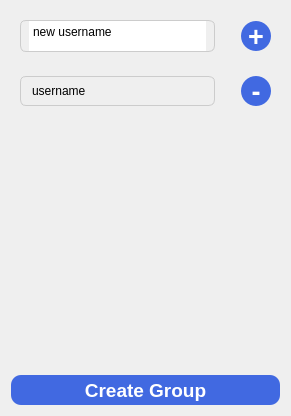
             <widget class="QWidget" name="scrollAreaWidgetContents_4">
              <property name="geometry">
               <rect>
                <x>0</x>
                <y>0</y>
                <width>291</width>
                <height>416</height>
               </rect>
              </property>
              <layout class="QVBoxLayout" name="verticalLayout_12">
               <item>
                <widget class="QWidget" name="widget_3" native="true">
                 <layout class="QHBoxLayout" name="horizontalLayout_4">
                  <item>
                   <widget class="QPlainTextEdit" name="newUsaerInput">
                    <property name="sizePolicy">
                     <sizepolicy hsizetype="Expanding" vsizetype="Maximum">
                      <horstretch>0</horstretch>
                      <verstretch>0</verstretch>
                     </sizepolicy>
                    </property>
                    <property name="maximumSize">
                     <size>
                      <width>16777215</width>
                      <height>32</height>
                     </size>
                    </property>
                    <property name="styleSheet">
                     <string notr="true">height: 30px;
  max-height: 30px;
  line-height: 30px;
  padding: 0 8px;
  border: 1px solid #ccc;
  border-radius: 6px;
  box-sizing: border-box;
  overflow: hidden;
color: black;

</string>
                    </property>
                    <property name="plainText">
                     <string>new username</string>
                    </property>
                   </widget>
                  </item>
                  <item>
                   <spacer name="horizontalSpacer_2">
                    <property name="orientation">
                     <enum>Qt::Orientation::Horizontal</enum>
                    </property>
                    <property name="sizeType">
                     <enum>QSizePolicy::Policy::Fixed</enum>
                    </property>
                    <property name="sizeHint" stdset="0">
                     <size>
                      <width>20</width>
                      <height>20</height>
                     </size>
                    </property>
                   </spacer>
                  </item>
                  <item>
                   <widget class="QPushButton" name="addButton">
                    <property name="styleSheet">
                     <string notr="true">QPushButton {
    min-width: 30px;
    max-width: 30px;
    min-height: 30px;
    max-height: 30px;
    background-color: #4169E1;    /* Royal Blue - jaśniejszy odcień */
    border-radius: 15px;
    color: white;
    font-size: 20pt;
    font-weight: bold;
}

QPushButton:checked {
    min-width: 90px;              /* mniejszy rozmiar gdy aktywny */
    max-width: 90px;
    min-height: 90px;
    max-height: 90px;
    background-color: #1e3c8c;    /* ciemniejszy odcień niebieskiego */
    border-radius: 18px;          /* proporcjonalnie mniejszy radius */
    font-size: 12pt;              /* mniejsza czcionka */
}

QPushButton:hover {
    background-color: #5a7ee5;    /* jaśniejszy przy hover */
}

QPushButton:pressed {
    background-color: #0d1b3f;    /* najciemniejszy przy wciśnięciu */
}</string>
                    </property>
                    <property name="text">
                     <string>+</string>
                    </property>
                   </widget>
                  </item>
                 </layout>
                </widget>
               </item>
               <item>
                <widget class="QWidget" name="widget_4" native="true">
                 <layout class="QHBoxLayout" name="horizontalLayout_5">
                  <item>
                   <widget class="QLabel" name="username">
                    <property name="styleSheet">
                     <string notr="true">height: 30px;
  max-height: 30px;
  line-height: 30px;
  padding: 0 8px;
  border: 1px solid #ccc;
  border-radius: 6px;
  box-sizing: border-box;
  overflow: hidden;
color: black;

</string>
                    </property>
                    <property name="text">
                     <string>username</string>
                    </property>
                   </widget>
                  </item>
                  <item>
                   <spacer name="horizontalSpacer_3">
                    <property name="orientation">
                     <enum>Qt::Orientation::Horizontal</enum>
                    </property>
                    <property name="sizeType">
                     <enum>QSizePolicy::Policy::Fixed</enum>
                    </property>
                    <property name="sizeHint" stdset="0">
                     <size>
                      <width>20</width>
                      <height>20</height>
                     </size>
                    </property>
                   </spacer>
                  </item>
                  <item>
                   <widget class="QPushButton" name="removeButton">
                    <property name="styleSheet">
                     <string notr="true">QPushButton {
    min-width: 30px;
    max-width: 30px;
    min-height: 30px;
    max-height: 30px;
    background-color: #4169E1;    /* Royal Blue - jaśniejszy odcień */
    border-radius: 15px;
    color: white;
    font-size: 20pt;
    font-weight: bold;
}

QPushButton:checked {
    min-width: 90px;              /* mniejszy rozmiar gdy aktywny */
    max-width: 90px;
    min-height: 90px;
    max-height: 90px;
    background-color: #1e3c8c;    /* ciemniejszy odcień niebieskiego */
    border-radius: 18px;          /* proporcjonalnie mniejszy radius */
    font-size: 12pt;              /* mniejsza czcionka */
}

QPushButton:hover {
    background-color: #5a7ee5;    /* jaśniejszy przy hover */
}

QPushButton:pressed {
    background-color: #0d1b3f;    /* najciemniejszy przy wciśnięciu */
}</string>
                    </property>
                    <property name="text">
                     <string>-</string>
                    </property>
                   </widget>
                  </item>
                 </layout>
                </widget>
               </item>
               <item>
                <spacer name="verticalSpacer_7">
                 <property name="orientation">
                  <enum>Qt::Orientation::Vertical</enum>
                 </property>
                 <property name="sizeHint" stdset="0">
                  <size>
                   <width>20</width>
                   <height>40</height>
                  </size>
                 </property>
                </spacer>
               </item>
               <item>
                <widget class="QPushButton" name="createGroupButton">
                 <property name="styleSheet">
                  <string notr="true">QPushButton {
    min-width: 100px;
    min-height: 30px;
    max-height: 30px;
    background-color: #4169E1;    /* Royal Blue - jaśniejszy odcień */
    border-radius: 10px;
    color: white;
    font-size: 14pt;
    font-weight: bold;
}

QPushButton:checked {
    min-width: 90px;              /* mniejszy rozmiar gdy aktywny */
    max-width: 90px;
    min-height: 90px;
    max-height: 90px;
    background-color: #1e3c8c;    /* ciemniejszy odcień niebieskiego */
    border-radius: 18px;          /* proporcjonalnie mniejszy radius */
    font-size: 12pt;              /* mniejsza czcionka */
}

QPushButton:hover {
    background-color: #5a7ee5;    /* jaśniejszy przy hover */
}

QPushButton:pressed {
    background-color: #0d1b3f;    /* najciemniejszy przy wciśnięciu */
}</string>
                 </property>
                 <property name="text">
                  <string>Create Group</string>
                 </property>
                </widget>
               </item>
              </layout>
             </widget>
